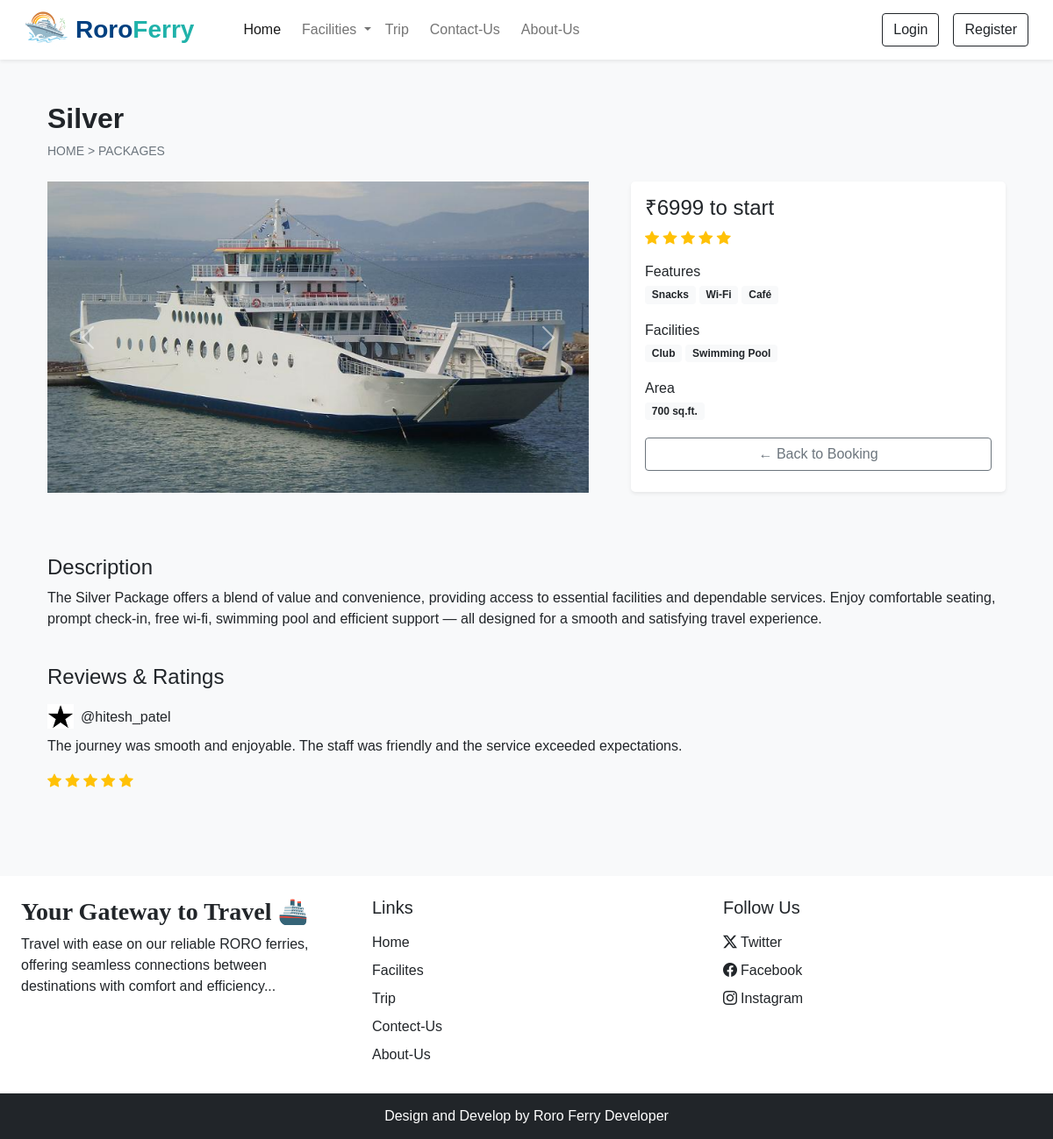
Page /package_details.php?id=28&trip_id=0 on the committed database.
### tables this page shows
CREATE TABLE `package` (
  `pid` int(11) NOT NULL,
  `name` varchar(150) DEFAULT NULL,
  `area` int(11) DEFAULT NULL,
  `price` int(11) DEFAULT NULL,
  `quantity` int(11) DEFAULT NULL,
  `adult` int(11) DEFAULT NULL,
  `children` int(11) DEFAULT NULL,
  `description` varchar(350) DEFAULT NULL,
  `status` tinyint(4) DEFAULT 1,
  `removed` int(11) DEFAULT 0
);

CREATE TABLE `package_image` (
  `piid` int(11) NOT NULL,
  `pid` int(11) NOT NULL,
  `image` varchar(150) NOT NULL,
  `thumb` tinyint(4) NOT NULL DEFAULT 0
);

CREATE TABLE `features` (
  `feid` int(11) NOT NULL,
  `name` varchar(50) NOT NULL
);

CREATE TABLE `facilities` (
  `fid` int(11) NOT NULL,
  `icon` varchar(100) NOT NULL,
  `name` varchar(100) NOT NULL,
  `description` varchar(250) NOT NULL
);

### package_details.php (the view, shortened to what this page needs)
<?php
include "inc/connection.php";
$package_id = isset($_GET['id']) ? intval($_GET['id']) : 0;
$trip_id = isset($_GET['trip_id']) ? intval($_GET['trip_id']) : 0;
$package_q = mysqli_query($con, "SELECT * FROM `package` WHERE `pid`='$package_id' AND `status`=1 AND `removed`=0");
$package_data = mysqli_fetch_assoc($package_q);
?>
<!DOCTYPE html>
<html lang="en">
<head>
    <?php include('inc/links.php'); ?>
</head>
<body class="bg-light">
    <?php require('inc/header.php'); ?>
    <div class="container">
        <div class="row">
            <div class="col-12 my-5 mb-4 px-4">
                <h2 class="fw-bold"><?php echo $package_data['name']; ?></h2>
                <div style="font-size: 14px;">
                    <a href="index.php" class="text-secondary text-decoration-none">HOME</a>
                    <span class="text-secondary"> > </span>
                    <a href="package.php?trip_id=<?php echo $trip_id; ?>" class="text-secondary text-decoration-none">PACKAGES</a>
                </div>
            </div>
            <div class="col-lg-7 col-md-12 px-4">
                <div id="packagecarousel" class="carousel slide" data-bs-ride="carousel">
                    <div class="carousel-inner">
                        <?php
                        $img_q = mysqli_query($con, "SELECT image FROM `package_image` WHERE `pid`='$package_id'");
                        if (mysqli_num_rows($img_q) > 0) {
                            $active = 'active';
                            while ($img = mysqli_fetch_assoc($img_q)) {
                                echo "<div class='carousel-item $active'>
                                        <img src='admin/uploads/{$img['image']}' class='d-block w-100'>
                                      </div>";
                                $active = '';
                            }
                        } else {
                            echo "<div class='carousel-item active'>
                                    <img src='admin/uploads/thumbnail.jpg' class='d-block w-100'>
                                  </div>";
                        }
                        ?>
                    </div>
                    <button class="carousel-control-prev" type="button" data-bs-target="#packagecarousel" data-bs-slide="prev">
                        <span class="carousel-control-prev-icon" aria-hidden="true"></span>
                    </button>
                    <button class="carousel-control-next" type="button" data-bs-target="#packagecarousel" data-bs-slide="next">
                        <span class="carousel-control-next-icon" aria-hidden="true"></span>
                    </button>
                </div>
            </div>
            <div class="col-lg-5 col-md-12 px-4">
                <div class="card mb-4 border-0 shadow-sm rounded-3">
                    <div class="card-body">
                        <h4>₹<?php echo $package_data['price']; ?> to start</h4>
                        <div class="mb-3">
                            <i class="bi bi-star-fill text-warning"></i>
                            <i class="bi bi-star-fill text-warning"></i>
                            <i class="bi bi-star-fill text-warning"></i>
                            <i class="bi bi-star-fill text-warning"></i>
                            <i class="bi bi-star-fill text-warning"></i>
                        </div>
                        <div class="feature mb-3">
                            <h6 class="mb-1">Features</h6>
                            <?php
                            $fea_q = mysqli_query($con, "SELECT f.name FROM `features` f
                                INNER JOIN `package_features` pf ON f.feid = pf.feid
                                WHERE pf.pid = '$package_id'");
                            while ($fea = mysqli_fetch_assoc($fea_q)) {
                                echo "<span class='badge bg-light text-dark text-wrap me-1 mb-1'>{$fea['name']}</span>";
                            }
                            ?>
                        </div>
                        <div class="facility mb-3">
                            <h6 class="mb-1">Facilities</h6>
                            <?php
                            $fac_q = mysqli_query($con, "SELECT f.name FROM `facilities` f
                                INNER JOIN `package_facilities` pf ON f.fid = pf.fid
                                WHERE pf.pid = '$package_id'");
                            while ($fac = mysqli_fetch_assoc($fac_q)) {
                                echo "<span class='badge bg-light text-dark text-wrap me-1 mb-1'>{$fac['name']}</span>";
                            }
                            ?>
                        </div>
                        <div class="mb-3">
                            <h6 class="mb-1">Area</h6>
                            <span class="badge bg-light text-dark text-wrap me-1 mb-1">
                                <?php echo $package_data['area']; ?> sq.ft.
                            </span>
                        </div>
                        <a href="package.php?trip_id=<?= $trip_id ?>" class="btn btn-outline-secondary w-100 shadow-none mb-2">
                            ← Back to Booking
                        </a>
                    </div>
                </div>
            </div>
            <div class="mb-4 mt-5 px-4">
                <h4>Description</h4>
                <p><?php echo $package_data['description']; ?></p>
            </div>
            <div class="px-4 mb-5">
                <h4 class="mb-3">Reviews & Ratings</h4>
                <div class="d-flex align-items-center mb-2">
                    <img src="images/facilities/star.png" width="30px">
                    <h6 class="m-0 ms-2">@hitesh_patel</h6>
                </div>
                <p>The journey was smooth and enjoyable. The staff was friendly and the service exceeded expectations.</p>
                <div class="rating">
                    <i class="bi bi-star-fill text-warning"></i>
                    <i class="bi bi-star-fill text-warning"></i>
                    <i class="bi bi-star-fill text-warning"></i>
                    <i class="bi bi-star-fill text-warning"></i>
                    <i class="bi bi-star-fill text-warning"></i>
                </div>
            </div>
        </div>
    </div>
    <?php require('inc/footer.php'); ?>
</body>
</html>

### inc/links.php (shortened to what this page needs)
<link href="https://cdn.jsdelivr.net/npm/bootstrap@5.0.2/dist/css/bootstrap.min.css" rel="stylesheet"
>
<link rel="stylesheet" href="https://cdn.jsdelivr.net/npm/bootstrap-icons@1.11.3/font/bootstrap-icons.min.css">
<link rel="stylesheet" href="https://cdn.jsdelivr.net/npm/swiper@11/swiper-bundle.min.css" />
<link rel="stylesheet" href="css/common.css">

### inc/header.php (shortened to what this page needs)
<nav class="navbar navbar-expand-lg navbar-light bg-white px-lg-3 py-lg-2 shadow-sm sticky-top">
    <div class="container-fluid">
        <img src="images/carousel/ship_logo.png" style="height:50px" class="me-2">
        <a class="navbar-brand me-5 fw-bold fs-3 h-font" href="index.php">
            <span style="color: #004080;">Roro</span><span style="color: #20b2aa;">Ferry</span>
        </a>
        <div class="collapse navbar-collapse" id="navbarSupportedContent">
            <ul class="navbar-nav me-auto mb-2 mb-lg-0">
                <li class="nav-item me-2"><a class="nav-link active" href="index.php">Home</a></li>
                <div class="dropdown">
                    <a class="nav-link dropdown-toggle" href="#" role="button" data-bs-toggle="dropdown"
                        aria-expanded="false">
                        Facilities
                    </a>
                </div>
                <li class="nav-item me-2"><a class="nav-link" href="trip.php">Trip</a></li>
                <li class="nav-item me-2"><a class="nav-link" href="contact-us.php">Contact-Us</a></li>
                <li class="nav-item me-2"><a class="nav-link" href="about.php">About-Us</a></li>
            </ul>
            <?php if (isset($_SESSION['user_id'])): ?>
                <a href="booking.php" class="btn btn-outline-primary me-3">
                    My Bookings
                </a>
                <div class="d-flex align-items-center">
                    <?php
                    $profileImage = 'images/USER_PROFILE_IMAGE/default.jpg';
                    if (!empty($_SESSION['profile'])) {
                        $imagePath = 'images/USER_PROFILE_IMAGE/' . $_SESSION['profile'];
                        if (file_exists($imagePath)) {
                            $profileImage = $imagePath;
                        }
                    }
                    ?>
                    <img src="<?php echo $profileImage; ?>" alt="Profile" class="rounded-circle me-2" width="40" height="40"
                        onerror="this.onerror=null;this.src='images/USER_PROFILE_IMAGE/aaa.jpg';">
                    <span class="fw-bold"><?php echo $_SESSION['name'] ?? 'User'; ?></span>
                    <?php if (!empty($_SESSION['role']) && $_SESSION['role'] == 'admin'): ?>
                        <a href="admin/dashboard.php" class="btn btn-outline-primary ms-3">Admin Panel</a>
                    <?php endif; ?>
                    <a href="ajax/logout.php" class="btn btn-outline-dark ms-3">Logout</a>
                </div>
            <?php else: ?>
                <button type="button" class="btn btn-outline-dark shadow-none me-lg-3 me-2" data-bs-toggle="modal"
                    data-bs-target="#loginmodal">Login</button>
                <button type="button" class="btn btn-outline-dark shadow-none" data-bs-toggle="modal"
                    data-bs-target="#registermodal">Register</button>
            <?php endif; ?>
        </div>
    </div>
</nav>

### inc/footer.php (shortened to what this page needs)
<div class="container-fluid bg-white mt-5">
    <div class="row">
        <div class="col-lg-4 p-4">
            <h3 class="h-font fw-bold fs-3 mb-2">Your Gateway to Travel 🚢</h3>
            <p>Travel with ease on our reliable RORO ferries,
                offering seamless connections between destinations with comfort and efficiency...</p>
        </div>
        <div class="col-lg-4 p-4">
            <h5 class="mb-3">Links</h5>
            <a href="index.php" class="d-inline-block mb-2 text-dark text-decoration-none">Home</a><br>
            <a href="facilities.php" class="d-inline-block mb-2 text-dark text-decoration-none">Facilites</a><br>
            <a href="trip.php" class="d-inline-block mb-2 text-dark text-decoration-none">Trip</a><br>
            <a href="contact-us.php" class="d-inline-block mb-2 text-dark text-decoration-none">Contect-Us</a><br>
            <a href="about.php" class="d-inline-block mb-2 text-dark text-decoration-none">About-Us</a><br>
        </div>
        <div class="col-lg-4 p-4">
            <h5 class="mb-3">Follow Us</h5>
            <a href="#" class="d-inline-block mb-2 text-dark text-decoration-none"> <i
                    class="bi bi-twitter-x me-1"></i>Twitter</a><br>
            <a href="https://www.facebook.com/people/Langkawi-Roro-Ferry-Services-Sdn-Bhd/100067903778418/"
                class="d-inline-block mb-2 text-dark text-decoration-none"> <i
                    class="bi bi-facebook me-1"></i>Facebook</a><br>
            <a href="https://www.instagram.com/dgseaconnect/"
                class="d-inline-block mb-2 text-dark text-decoration-none"> <i
                    class="bi bi-instagram me-1"></i>Instagram</a><br>
        </div>
    </div>
</div>
<h6 class="text-center bg-dark text-white p-3 m-0">Design and Develop by Roro Ferry Developer</h6>

### css/common.css (style rules this page uses)
:root { --teel:#2ec1ac; --teel_hover:#279e8c; }
* { font-family: 'Poppins', sans-serif; }
.h-font { font-family: 'Merienda', cursive; }

### rows in the picture
package: name "Silver", price "6999", area "700", description "The Silver Package offers a blend of value and convenience, providing access to essential facilities and dependable services. Enjoy comfortable seating, prompt check-in, free wi-fi, swimming pool and efficient support — all designed for a smooth and satisfying travel experience."
package_image: image (picture)
features: name "Snacks"
features: name "Wi-Fi"
features: name "Café"
facilities: name "Club"
facilities: name "Swimming Pool"
